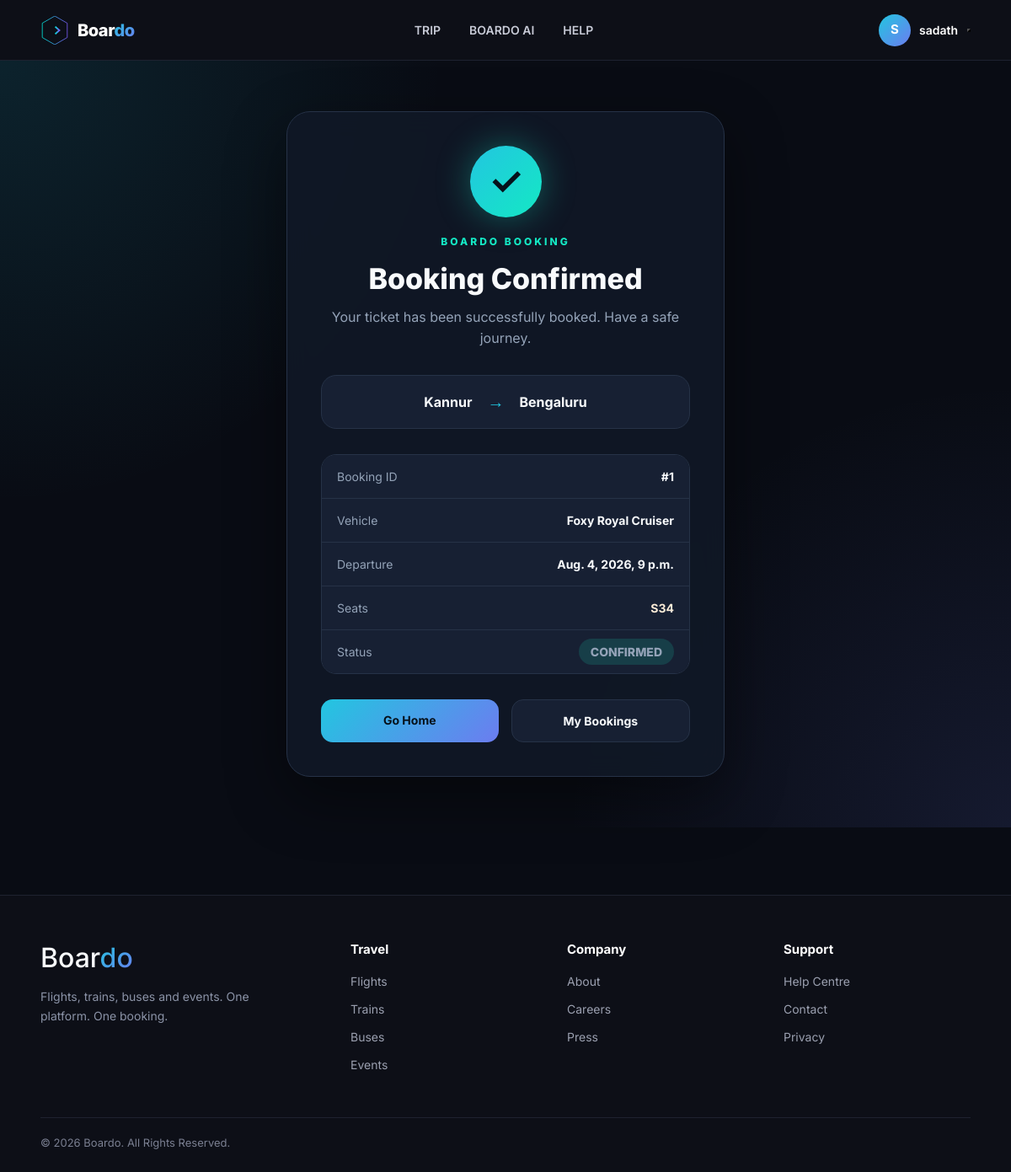
Screenshot of /booking/booking_success/1/ (signed in) with the database file from the repository.
### booking/models.py (models this page shows, shortened)
class Booking(models.Model):
    PAYMENT_STATUS = [
        ("Pending", "Pending"),
        ("Paid", "Paid"),
        ("Failed", "Failed"),
    ]
    BOOKING_STATUS = [
        ("confirmed", "Confirmed"),
        ("cancelled", "Cancelled"),
    ]
    profile = models.ForeignKey(Profile,on_delete=models.CASCADE,related_name="bookings")
    trip = models.ForeignKey(Trip,on_delete=models.CASCADE,related_name="bookings")
    travellers = models.ManyToManyField(MyTraveller,related_name="bookings")
    booking_date = models.DateTimeField(auto_now_add=True)
    total_amount = models.DecimalField(max_digits=10,decimal_places=2,)
    payment_order_id = models.CharField(max_length=100, blank=True)
    payment_id = models.CharField(max_length=100, blank=True)
    payment_signature = models.CharField(max_length=255, blank=True)
    payment_status = models.CharField(max_length=20,choices=PAYMENT_STATUS,default="Pending")
    status = models.CharField(max_length=20,choices=BOOKING_STATUS,default="confirmed")
    class Meta:
        ordering = ["-booking_date"]

class Trip(models.Model):
    STATUS_CHOICES = [
        ("scheduled", "Scheduled"),
        ("boarding", "Boarding"),
        ("departed", "Departed"),
        ("completed", "Completed"),
        ("cancelled", "Cancelled"),
    ]
    vehicle = models.ForeignKey(Vehicle,on_delete=models.CASCADE,related_name="trips")
    source = models.CharField(max_length=100)
    destination = models.CharField(max_length=100)
    departure_time = models.DateTimeField()
    arrival_time = models.DateTimeField()
    duration = models.PositiveIntegerField(help_text="Duration in minutes")
    fare = models.DecimalField(max_digits=10,decimal_places=2)
    available_seats = models.PositiveIntegerField()
    status = models.CharField(max_length=20,choices=STATUS_CHOICES,default="scheduled")
    created_at = models.DateTimeField(auto_now_add=True)
    updated_at = models.DateTimeField(auto_now=True)
    class Meta:
        ordering = ["departure_time"]

class Vehicle(models.Model):
    CATEGORY_CHOICES = [
        ("flight", "Flight"),
        ("train", "Train"),
        ("bus", "Bus"),
        ("event", "Event"),
    ]
    agency = models.ForeignKey(Profile,on_delete=models.CASCADE,related_name="vehicles",)
    category = models.CharField(max_length=20,choices=CATEGORY_CHOICES,)
    name = models.CharField(max_length=100)
    type = models.CharField(max_length=100)
    model = models.CharField(max_length=100)
    vehicle_number = models.CharField(max_length=50,unique=True,)
    logo = models.ImageField(upload_to="vehicle_logos/",blank=True,null=True,)
    total_seats = models.PositiveIntegerField()
    created_at = models.DateTimeField(auto_now_add=True)
    updated_at = models.DateTimeField(auto_now=True)
    class Meta:
        ordering = ["type", "name"]

### booking/views.py (the view)
# urls.py: path("booking_success/<int:id>/",booking_success,name="booking_success"),
@login_required
def booking_success(request, id):
    booking = get_object_or_404(Booking.objects.select_related("trip","profile"),id=id,profile=request.user.profile)
    selected_seats = list(booking.booking_seats.values_list( "seat__seat_number",flat=True ))
    return render(request,"booking_success.html",{
            "booking": booking,
            "selected_seats": selected_seats,
        } )

### templates/booking_success.html (shortened to what this page needs)
{% extends "base.html" %}
{% load static %}
{% block content %}
<link rel="stylesheet" href="{% static 'css/booking_success.css' %}">
<section class="success-page">
    <div class="success-card">
        <div class="success-icon">
            ✓
        </div>
        <p class="success-eyebrow">
            BOARDO BOOKING
        </p>
        <h1>
            Booking Confirmed
        </h1>
        <p class="success-message">
            Your ticket has been successfully booked.
            Have a safe journey.
        </p>
        <div class="route-box">
            <span>
                {{ booking.trip.source }}
            </span>
            <strong>
                →
            </strong>
            <span>
                {{ booking.trip.destination }}
            </span>
        </div>
        <div class="booking-details">
            <div class="detail">
                <span>
                    Booking ID
                </span>
                <strong>
                    #{{ booking.id }}
                </strong>
            </div>
            <div class="detail">
                <span>
                    Vehicle
                </span>
                <strong>
                    {{ booking.trip.vehicle.name }}
                </strong>
            </div>
            <div class="detail">
                <span>
                    Departure
                </span>
                <strong>
                    {{ booking.trip.departure_time }}
                </strong>
            </div>
            <div class="detail">
                <span>
                    Seats
                </span>
                <strong style="color:antiquewhite">
                    {{ selected_seats|join:", " }}
                </strong>
            </div>
            <div class="detail">
                <span>
                    Status
                </span>
                <strong>
                    <span class="status-badge
                    status-{{ booking.status|lower }}">
                        {{ booking.status }}
                    </span>
                </strong>
            </div>
        </div>
        <div class="success-actions">
            <a href="{% url 'dashboard' %}"
               class="home-btn">
                Go Home
            </a>
            <a href="#"
               class="secondary-btn">
                My Bookings
            </a>
        </div>
    </div>
</section>
{% endblock %}

### templates/base.html (shortened to what this page needs)
{% load static %}
<!DOCTYPE html>
<html lang="en">
<head>
    <link href="https://cdn.jsdelivr.net/npm/bootstrap@5.3.3/dist/css/bootstrap.min.css" rel="stylesheet">
    <link rel="stylesheet" href="{% static 'css/base.css' %}">
</head>
<body>
    <header class="navbar">
        <a href="{% url 'home' %}" class="logo">
            <span class="logo-text">Boar<span class="logo-o">do</span></span>
        </a>
        <nav class="nav-links" id="navLinks">
            <a href="{% url 'search_trip' %}?category=flight">TRIP</a>
            <a href="{% url 'chatai' %}?category=event">BOARDO AI</a>
            <a href="{% url 'help' %}">HELP</a>
        </nav>
        <div class="nav-actions">
            {% if request.user.is_authenticated %}
                <a href="{% url 'profile' %}" class="profile-link">
                    {% if request.user.profile.image %}
                        <img src="{{ request.user.profile.image.url }}" class="profile-image" alt="{{ request.user.username }}'s profile picture">
                    {% else %}
                        <div class="profile-avatar">{{ request.user.username|first|upper }}</div>
                    {% endif %}
                    <span class="profile-username">{{ request.user.username }}</span>
                </a>
            {% else %}
                <button class="btn btn-outline" onclick="openLoginModal('')">Login</button>
                <a href="{% url 'regpage' %}" class="btn btn-primary">Sign Up</a>
            {% endif %}
        </div>
        <button
            class="nav-toggle"
            id="navToggle"
            aria-label="Toggle navigation menu"
            aria-expanded="false"
            aria-controls="navLinks"
            onclick="toggleNav()">
        </button>
    </header>
    <main>
        {% block content %}{% endblock %}
    </main>
    <footer class="footer">
        <div class="footer-top">
            <div class="footer-brand">
                <h2>Boar<span class="logo-o">do</span></h2>
                <p>Flights, trains, buses and events. One platform. One booking.</p>
            </div>
            <div class="footer-col">
                <h5>Travel</h5>
                <a href="#">Flights</a>
                <a href="#">Trains</a>
                <a href="#">Buses</a>
                <a href="#">Events</a>
            </div>
            <div class="footer-col">
                <h5>Company</h5>
                <a href="#">About</a>
                <a href="#">Careers</a>
                <a href="#">Press</a>
            </div>
            <div class="footer-col">
                <h5>Support</h5>
                <a href="#">Help Centre</a>
                <a href="#">Contact</a>
                <a href="#">Privacy</a>
            </div>
        </div>
        <div class="footer-bottom">
            © 2026 Boardo. All Rights Reserved.
        </div>
    </footer>
</body>
</html>

### static/css/base.css (style rules this page uses)
* { margin: 0; padding: 0; box-sizing: border-box; }
:root { --bg: #0D0F17; --card: #141926; --card-soft: #10141F; --border: #262C3D; --primary: #00E5D8; --secondary: #7B5CFA; --text: #F5F7FA; --text-light: #C7CAD6; --text-muted: #8B93A7; --danger: #EF5B6E; }
html, body { min-height: 100%; }
body { min-height: 100vh; background: var(--bg) !important; color: var(--text) !important; font-family: "Inter", "Segoe UI", Arial, sans-serif; }
h1, h2, h3, h4, h5, h6, p, span, label, strong { color: inherit; }
.navbar { position: sticky; top: 0; z-index: 1000; width: 100%; height: 72px; display: flex; align-items: center; justify-content: space-between; padding: 0 48px; background: #0D0F17 !important; border-bottom: 1px solid #1E2230; color: white; }
.logo { display: flex; align-items: center; gap: 10px; min-width: 180px; color: white !important; text-decoration: none !important; }
.logo svg { flex-shrink: 0; }
.logo-text { color: white !important; font-size: 20px; font-weight: 800; letter-spacing: -0.5px; }
.logo-o { background: linear-gradient( 135deg, var(--primary), var(--secondary) ); -webkit-background-clip: text; background-clip: text; color: transparent !important; }
.nav-links { flex: 1; display: flex; align-items: center; justify-content: center; gap: 34px; }
.nav-links a { position: relative; padding: 8px 0; color: var(--text-light) !important; text-decoration: none !important; font-size: 14px; font-weight: 600; transition: 0.25s ease; }
.nav-links a::after { content: ""; position: absolute; left: 50%; bottom: -5px; width: 0; height: 2px; transform: translateX(-50%); background: linear-gradient( 90deg, var(--primary), var(--secondary) ); transition: 0.25s ease; }
.nav-actions { min-width: 180px; display: flex; align-items: center; justify-content: flex-end; gap: 12px; }
.profile-link { display: flex; align-items: center; gap: 10px; padding: 5px 10px; border: 1px solid transparent; border-radius: 30px; color: white !important; text-decoration: none !important; transition: 0.25s ease; }
.profile-avatar { width: 38px; height: 38px; display: flex; align-items: center; justify-content: center; border-radius: 50%; background: linear-gradient( 135deg, var(--primary), var(--secondary) ); color: white !important; font-size: 15px; font-weight: 700; }
.profile-username { color: white !important; font-size: 14px; font-weight: 600; }
main, .content, .page-content { background: var(--bg); color: var(--text); }
.footer { margin-top: 80px; padding: 55px 48px 25px; background: #0D0F17 !important; border-top: 1px solid #1E2230; color: var(--text); }
.footer-top { display: grid; grid-template-columns: 1.5fr 1fr 1fr 1fr; gap: 35px; }
.footer-brand p { max-width: 280px; margin-top: 16px; color: var(--text-muted) !important; line-height: 1.6; font-size: 14px; }
.footer-col h5 { margin-bottom: 18px; color: white !important; font-size: 15px; font-weight: 700; }
.footer-col a { display: block; margin-bottom: 12px; color: #9BA0B0 !important; text-decoration: none; font-size: 14px; transition: 0.2s ease; }
.footer-bottom { display: flex; align-items: center; justify-content: space-between; margin-top: 40px; padding-top: 20px; border-top: 1px solid #1E2230; color: #7A7F91 !important; font-size: 13px; }

### rows the page displays
Booking: trip.source "Kannur", trip.destination "Bengaluru", id "1", trip.vehicle.name "Foxy Royal Cruiser", trip.departure_time "Aug. 4, 2026, 9 p.m.", status "CONFIRMED"

### other values shown
{{ request.user.username|first|upper }} "S"
{{ request.user.username }} "sadath"
{{ selected_seats|join:", " }} "S34"
